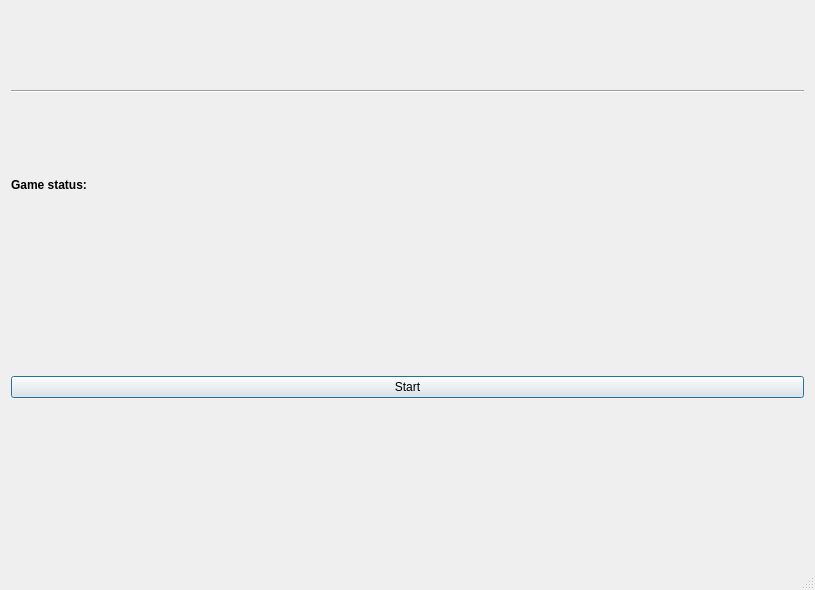
<?xml version="1.0" encoding="UTF-8"?>
<ui version="4.0">
 <class>Dialog</class>
 <widget class="QDialog" name="Dialog">
  <property name="windowModality">
   <enum>Qt::WindowModal</enum>
  </property>
  <property name="geometry">
   <rect>
    <x>0</x>
    <y>0</y>
    <width>815</width>
    <height>590</height>
   </rect>
  </property>
  <property name="minimumSize">
   <size>
    <width>815</width>
    <height>590</height>
   </size>
  </property>
  <property name="maximumSize">
   <size>
    <width>1920</width>
    <height>1080</height>
   </size>
  </property>
  <property name="windowTitle">
   <string>Spiel</string>
  </property>
  <property name="sizeGripEnabled">
   <bool>true</bool>
  </property>
  <layout class="QVBoxLayout" name="verticalLayout_2">
   <item>
    <layout class="QGridLayout" name="gridLayout">
     <property name="verticalSpacing">
      <number>6</number>
     </property>
    </layout>
   </item>
   <item>
    <widget class="Line" name="line">
     <property name="orientation">
      <enum>Qt::Horizontal</enum>
     </property>
    </widget>
   </item>
   <item>
    <widget class="QLabel" name="GameStatus_Header_Label">
     <property name="sizePolicy">
      <sizepolicy hsizetype="Maximum" vsizetype="Maximum">
       <horstretch>0</horstretch>
       <verstretch>0</verstretch>
      </sizepolicy>
     </property>
     <property name="text">
      <string>&lt;html&gt;&lt;head/&gt;&lt;body&gt;&lt;p&gt;&lt;span style=&quot; font-size:9pt; font-weight:600;&quot;&gt;Game status:&lt;/span&gt;&lt;/p&gt;&lt;/body&gt;&lt;/html&gt;</string>
     </property>
    </widget>
   </item>
   <item>
    <widget class="QLabel" name="GameStatus_Text_Label">
     <property name="sizePolicy">
      <sizepolicy hsizetype="Preferred" vsizetype="Maximum">
       <horstretch>0</horstretch>
       <verstretch>0</verstretch>
      </sizepolicy>
     </property>
     <property name="text">
      <string/>
     </property>
    </widget>
   </item>
   <item>
    <widget class="QPushButton" name="GameButton">
     <property name="sizePolicy">
      <sizepolicy hsizetype="Minimum" vsizetype="Fixed">
       <horstretch>0</horstretch>
       <verstretch>10</verstretch>
      </sizepolicy>
     </property>
     <property name="text">
      <string>Start</string>
     </property>
     <property name="autoRepeatDelay">
      <number>2000</number>
     </property>
    </widget>
   </item>
   <item>
    <widget class="QLabel" name="Debug_Text_Label">
     <property name="sizePolicy">
      <sizepolicy hsizetype="Preferred" vsizetype="Maximum">
       <horstretch>0</horstretch>
       <verstretch>0</verstretch>
      </sizepolicy>
     </property>
     <property name="text">
      <string/>
     </property>
    </widget>
   </item>
  </layout>
  <action name="actionAccept">
   <property name="text">
    <string>Accept</string>
   </property>
  </action>
 </widget>
 <resources/>
 <connections/>
</ui>
